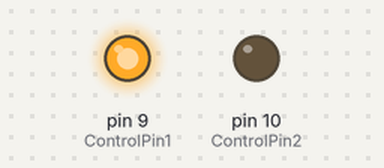
This sketch was run on a simulated Arduino Uno, built with avr-gcc and run on an emulated ATmega328P. On the bench: output pins drawn as LEDs (lit = HIGH).

Above: at 0.1 s.
Timing chart, 0 to 1.6 s (numbered marks = the images above):
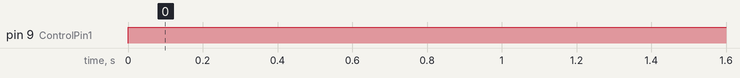

The sketch:

retract.ino
```cpp
int ControlPin1 = 9; //
int ControlPin2= 10; //
int Sec = 0; //Should be =1000 for actual dleays to happen
int setSec = 9*Sec; //90 seconds to put Float at its place
int sinkSec = 3*Sec; //30 seconds to sink
int floatSec = sinkSec; //for now sinking time and floating time

void setup(){
Serial.begin(9600);
pinMode(ControlPin1, OUTPUT);
pinMode(ControlPin2, OUTPUT);
}

void loop(){
    sinkFloat(); // retract/pull back actuator
    delay(sinkSec*50); //time for ROV to sink to bottom of pool
    //note: this goes on indefinitely so make sure to unplug battery when the actuator reaches where it needs to go
  } //will keep repeating this until it is picked back up by ROV or MATE scuba diver person

void sinkFloat() { // pull in water/retract Actuator
digitalWrite(ControlPin2, LOW);
digitalWrite(ControlPin1, HIGH);
delay(3000); // max range is 30000, mid point is 15000
}

void floatyFloat() { // pull in water/retract Actuator
digitalWrite(ControlPin2, HIGH);
digitalWrite(ControlPin1, LOW);
delay(3000); // max range is 30000, mid point is 15000
}

void InitialPosition(){
digitalWrite(ControlPin2, HIGH);
digitalWrite(ControlPin1, LOW);
delay(30000);
}

void stopActuator(){
digitalWrite(ControlPin2, LOW);
digitalWrite(ControlPin1, LOW);
delay(7000);
}
```

Measured:
- by itself, pin 9 (ControlPin1): LOW → HIGH at 0.00 s
